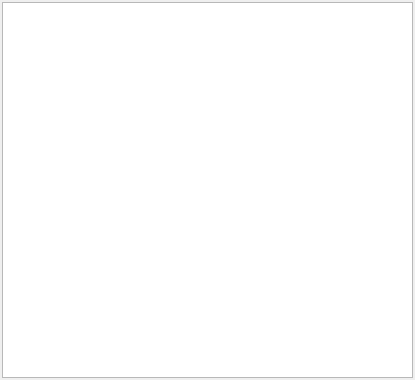
<?xml version="1.0" encoding="UTF-8"?>
<ui version="4.0">
 <class>FrmPregledImovine</class>
 <widget class="QDialog" name="FrmPregledImovine">
  <property name="geometry">
   <rect>
    <x>0</x>
    <y>0</y>
    <width>415</width>
    <height>380</height>
   </rect>
  </property>
  <property name="font">
   <font>
    <pointsize>8</pointsize>
    <weight>75</weight>
    <bold>true</bold>
   </font>
  </property>
  <property name="windowTitle">
   <string>Donat - Struktura imovine</string>
  </property>
  <property name="windowIcon">
   <iconset resource="../../resources/DonatForm.qrc">
    <normaloff>:/InDonat/Forms/images/App.ico</normaloff>:/InDonat/Forms/images/App.ico</iconset>
  </property>
  <property name="locale">
   <locale language="Croatian" country="Croatia"/>
  </property>
  <layout class="QVBoxLayout" name="verticalLayout">
   <property name="spacing">
    <number>2</number>
   </property>
   <property name="leftMargin">
    <number>2</number>
   </property>
   <property name="topMargin">
    <number>2</number>
   </property>
   <property name="rightMargin">
    <number>2</number>
   </property>
   <property name="bottomMargin">
    <number>2</number>
   </property>
   <item>
    <widget class="QTreeWidget" name="treeImovina">
     <property name="autoFillBackground">
      <bool>true</bool>
     </property>
     <property name="editTriggers">
      <set>QAbstractItemView::NoEditTriggers</set>
     </property>
     <property name="showDropIndicator" stdset="0">
      <bool>false</bool>
     </property>
     <property name="selectionMode">
      <enum>QAbstractItemView::MultiSelection</enum>
     </property>
     <property name="animated">
      <bool>true</bool>
     </property>
     <attribute name="headerVisible">
      <bool>false</bool>
     </attribute>
     <column>
      <property name="text">
       <string>NAZIV</string>
      </property>
     </column>
     <column>
      <property name="text">
       <string>IMOVINA_ID</string>
      </property>
     </column>
     <column>
      <property name="text">
       <string>IMOVINA_NAD_ID</string>
      </property>
     </column>
    </widget>
   </item>
  </layout>
 </widget>
 <resources>
  <include location="../../resources/DonatForm.qrc"/>
 </resources>
 <connections/>
</ui>
